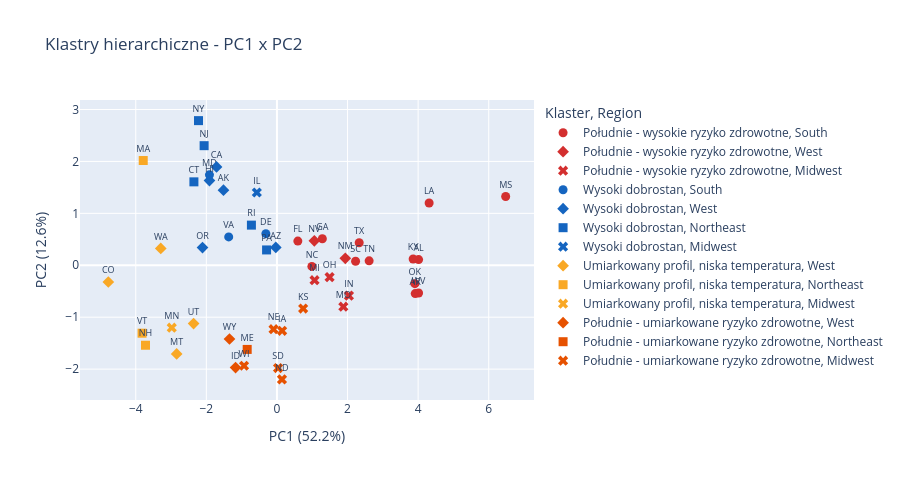

The cell this chart's notebook holds for it:
### Code cell
df_pca["Klaster"] = df_state["Klaster"].values

fig1 = px.scatter(
    df_pca,
    x="PC1",
    y="PC2",
    text="LocationAbbr",
    color="Klaster",
    color_discrete_map=CLUSTER_PALETTE,
    symbol="Region",
    hover_data={"LocationDesc": True, "Obesity": ":.1f", "NoActivity": ":.1f"},
    labels={
        "PC1": f"PC1 ({explained[0]*100:.1f}%)",
        "PC2": f"PC2 ({explained[1]*100:.1f}%)",
    },
    title="Klastry hierarchiczne - PC1 x PC2",
)
fig1.update_traces(textposition="top center", textfont_size=9, marker_size=9)
fig1.update_layout(height=480)
fig1.show()

### Figure 1 — Plotly figure (JSON) as saved in the notebook; plotly's stock layout.template omitted (floating-point values rounded to 4 significant figures)
{"data": [{"customdata": [["Alabama", 36.15, 31.1], ["Arkansas", 37.25, 31.1], ["Florida", 28.85, 26.65], ["Georgia", 32.8, 27.05], ["Kentucky", 36.55, 32.6], ["Louisiana", 36.35, 31.35], ["Mississippi", 40.15, 34.85], ["North Carolina", 33.5, 25.1], ["Oklahoma", 35.8, 30.6], ["South Carolina", 34.85, 27.75], ["Tennessee", 35.45, 30.5], ["Texas", 34.4, 26.4], ["West Virginia", 39.6, 29.7]], "hovertemplate": "Klaster=Południe - wysokie ryzyko zdrowotne<br>Region=South<br>PC1 (52.2%)=%{x}<br>PC2 (12.6%)=%{y}<br>LocationAbbr=%{text}<br>LocationDesc=%{customdata[0]}<br>Obesity=%{customdata[1]:.1f}<br>NoActivity=%{customdata[2]:.1f}<extra></extra>", "legendgroup": "Południe - wysokie ryzyko zdrowotne, South", "marker": {"color": "#D32F2F", "size": 9, "symbol": "circle"}, "mode": "markers+text", "name": "Południe - wysokie ryzyko zdrowotne, South", "orientation": "v", "showlegend": true, "text": ["AL", "AR", "FL", "GA", "KY", "LA", "MS", "NC", "OK", "SC", "TN", "TX", "WV"], "textfont": {"size": 9}, "textposition": "top center", "type": "scatter", "x": [4.013, 3.918, 0.5918, 1.286, 3.859, 4.311, 6.48, 0.9895, 3.908, 2.227, 2.611, 2.33, 4.013], "xaxis": "x", "y": [0.11, -0.5454, 0.4657, 0.5112, 0.1211, 1.199, 1.325, -0.02171, -0.3533, 0.07832, 0.0858, 0.4332, -0.5328], "yaxis": "y"}, {"customdata": [["Nevada", 30.05, 25.4], ["New Mexico", 32, 23.8]], "hovertemplate": "Klaster=Południe - wysokie ryzyko zdrowotne<br>Region=West<br>PC1 (52.2%)=%{x}<br>PC2 (12.6%)=%{y}<br>LocationAbbr=%{text}<br>LocationDesc=%{customdata[0]}<br>Obesity=%{customdata[1]:.1f}<br>NoActivity=%{customdata[2]:.1f}<extra></extra>", "legendgroup": "Południe - wysokie ryzyko zdrowotne, West", "marker": {"color": "#D32F2F", "size": 9, "symbol": "diamond"}, "mode": "markers+text", "name": "Południe - wysokie ryzyko zdrowotne, West", "orientation": "v", "showlegend": true, "text": ["NV", "NM"], "textfont": {"size": 9}, "textposition": "top center", "type": "scatter", "x": [1.059, 1.936], "xaxis": "x", "y": [0.4712, 0.1344], "yaxis": "y"}, {"customdata": [["Indiana", 34.7, 29.15], ["Michigan", 34.5, 24.6], ["Missouri", 34.9, 28.35], ["Ohio", 34.4, 26.85]], "hovertemplate": "Klaster=Południe - wysokie ryzyko zdrowotne<br>Region=Midwest<br>PC1 (52.2%)=%{x}<br>PC2 (12.6%)=%{y}<br>LocationAbbr=%{text}<br>LocationDesc=%{customdata[0]}<br>Obesity=%{customdata[1]:.1f}<br>NoActivity=%{customdata[2]:.1f}<extra></extra>", "legendgroup": "Południe - wysokie ryzyko zdrowotne, Midwest", "marker": {"color": "#D32F2F", "size": 9, "symbol": "x"}, "mode": "markers+text", "name": "Południe - wysokie ryzyko zdrowotne, Midwest", "orientation": "v", "showlegend": true, "text": ["IN", "MI", "MO", "OH"], "textfont": {"size": 9}, "textposition": "top center", "type": "scatter", "x": [2.039, 1.065, 1.881, 1.491], "xaxis": "x", "y": [-0.5845, -0.2876, -0.7974, -0.2287], "yaxis": "y"}, {"customdata": [["Delaware", 33.95, 26.7], ["Maryland", 31.6, 23.15], ["Virginia", 31.15, 23.65]], "hovertemplate": "Klaster=Wysoki dobrostan<br>Region=South<br>PC1 (52.2%)=%{x}<br>PC2 (12.6%)=%{y}<br>LocationAbbr=%{text}<br>LocationDesc=%{customdata[0]}<br>Obesity=%{customdata[1]:.1f}<br>NoActivity=%{customdata[2]:.1f}<extra></extra>", "legendgroup": "Wysoki dobrostan, South", "marker": {"color": "#1565C0", "size": 9, "symbol": "circle"}, "mode": "markers+text", "name": "Wysoki dobrostan, South", "orientation": "v", "showlegend": true, "text": ["DE", "MD", "VA"], "textfont": {"size": 9}, "textposition": "top center", "type": "scatter", "x": [-0.3132, -1.912, -1.367], "xaxis": "x", "y": [0.6087, 1.741, 0.5464], "yaxis": "y"}, {"customdata": [["Alaska", 30, 20.65], ["Arizona", 30.45, 23.1], ["California", 26, 21.7], ["Hawaii", 24.95, 22.15], ["Oregon", 29.45, 21.6]], "hovertemplate": "Klaster=Wysoki dobrostan<br>Region=West<br>PC1 (52.2%)=%{x}<br>PC2 (12.6%)=%{y}<br>LocationAbbr=%{text}<br>LocationDesc=%{customdata[0]}<br>Obesity=%{customdata[1]:.1f}<br>NoActivity=%{customdata[2]:.1f}<extra></extra>", "legendgroup": "Wysoki dobrostan, West", "marker": {"color": "#1565C0", "size": 9, "symbol": "diamond"}, "mode": "markers+text", "name": "Wysoki dobrostan, West", "orientation": "v", "showlegend": true, "text": ["AK", "AZ", "CA", "HI", "OR"], "textfont": {"size": 9}, "textposition": "top center", "type": "scatter", "x": [-1.515, -0.03294, -1.711, -1.912, -2.109], "xaxis": "x", "y": [1.447, 0.3437, 1.894, 1.631, 0.3402], "yaxis": "y"}, {"customdata": [["Connecticut", 28.25, 22.95], ["New Jersey", 25.7, 28.5], ["New York", 27.35, 25.5], ["Pennsylvania", 32.05, 24.8], ["Rhode Island", 28.85, 25.9]], "hovertemplate": "Klaster=Wysoki dobrostan<br>Region=Northeast<br>PC1 (52.2%)=%{x}<br>PC2 (12.6%)=%{y}<br>LocationAbbr=%{text}<br>LocationDesc=%{customdata[0]}<br>Obesity=%{customdata[1]:.1f}<br>NoActivity=%{customdata[2]:.1f}<extra></extra>", "legendgroup": "Wysoki dobrostan, Northeast", "marker": {"color": "#1565C0", "size": 9, "symbol": "square"}, "mode": "markers+text", "name": "Wysoki dobrostan, Northeast", "orientation": "v", "showlegend": true, "text": ["CT", "NJ", "NY", "PA", "RI"], "textfont": {"size": 9}, "textposition": "top center", "type": "scatter", "x": [-2.352, -2.063, -2.223, -0.2938, -0.7235], "xaxis": "x", "y": [1.607, 2.303, 2.786, 0.2956, 0.7733], "yaxis": "y"}, {"customdata": [["Illinois", 31.7, 25.1]], "hovertemplate": "Klaster=Wysoki dobrostan<br>Region=Midwest<br>PC1 (52.2%)=%{x}<br>PC2 (12.6%)=%{y}<br>LocationAbbr=%{text}<br>LocationDesc=%{customdata[0]}<br>Obesity=%{customdata[1]:.1f}<br>NoActivity=%{customdata[2]:.1f}<extra></extra>", "legendgroup": "Wysoki dobrostan, Midwest", "marker": {"color": "#1565C0", "size": 9, "symbol": "x"}, "mode": "markers+text", "name": "Wysoki dobrostan, Midwest", "orientation": "v", "showlegend": true, "text": ["IL"], "textfont": {"size": 9}, "textposition": "top center", "type": "scatter", "x": [-0.5696], "xaxis": "x", "y": [1.402], "yaxis": "y"}, {"customdata": [["Colorado", 23.4, 17.55], ["Montana", 27.6, 21.2], ["Utah", 28.5, 18], ["Washington", 28.5, 18.4]], "hovertemplate": "Klaster=Umiarkowany profil, niska temperatura<br>Region=West<br>PC1 (52.2%)=%{x}<br>PC2 (12.6%)=%{y}<br>LocationAbbr=%{text}<br>LocationDesc=%{customdata[0]}<br>Obesity=%{customdata[1]:.1f}<br>NoActivity=%{customdata[2]:.1f}<extra></extra>", "legendgroup": "Umiarkowany profil, niska temperatura, West", "marker": {"color": "#F9A825", "size": 9, "symbol": "diamond"}, "mode": "markers+text", "name": "Umiarkowany profil, niska temperatura, West", "orientation": "v", "showlegend": true, "text": ["CO", "MT", "UT", "WA"], "textfont": {"size": 9}, "textposition": "top center", "type": "scatter", "x": [-4.777, -2.841, -2.361, -3.292], "xaxis": "x", "y": [-0.3221, -1.707, -1.123, 0.3257], "yaxis": "y"}, {"customdata": [["Massachusetts", 25.45, 24.4], ["New Hampshire", 30.7, 21.6], ["Vermont", 27.05, 19.45]], "hovertemplate": "Klaster=Umiarkowany profil, niska temperatura<br>Region=Northeast<br>PC1 (52.2%)=%{x}<br>PC2 (12.6%)=%{y}<br>LocationAbbr=%{text}<br>LocationDesc=%{customdata[0]}<br>Obesity=%{customdata[1]:.1f}<br>NoActivity=%{customdata[2]:.1f}<extra></extra>", "legendgroup": "Umiarkowany profil, niska temperatura, Northeast", "marker": {"color": "#F9A825", "size": 9, "symbol": "square"}, "mode": "markers+text", "name": "Umiarkowany profil, niska temperatura, Northeast", "orientation": "v", "showlegend": true, "text": ["MA", "NH", "VT"], "textfont": {"size": 9}, "textposition": "top center", "type": "scatter", "x": [-3.788, -3.724, -3.821], "xaxis": "x", "y": [2.017, -1.54, -1.308], "yaxis": "y"}, {"customdata": [["Minnesota", 30.1, 20.2]], "hovertemplate": "Klaster=Umiarkowany profil, niska temperatura<br>Region=Midwest<br>PC1 (52.2%)=%{x}<br>PC2 (12.6%)=%{y}<br>LocationAbbr=%{text}<br>LocationDesc=%{customdata[0]}<br>Obesity=%{customdata[1]:.1f}<br>NoActivity=%{customdata[2]:.1f}<extra></extra>", "legendgroup": "Umiarkowany profil, niska temperatura, Midwest", "marker": {"color": "#F9A825", "size": 9, "symbol": "x"}, "mode": "markers+text", "name": "Umiarkowany profil, niska temperatura, Midwest", "orientation": "v", "showlegend": true, "text": ["MN"], "textfont": {"size": 9}, "textposition": "top center", "type": "scatter", "x": [-2.98], "xaxis": "x", "y": [-1.202], "yaxis": "y"}, {"customdata": [["Idaho", 28.95, 22.15], ["Wyoming", 29.35, 23.15]], "hovertemplate": "Klaster=Południe - umiarkowane ryzyko zdrowotne<br>Region=West<br>PC1 (52.2%)=%{x}<br>PC2 (12.6%)=%{y}<br>LocationAbbr=%{text}<br>LocationDesc=%{customdata[0]}<br>Obesity=%{customdata[1]:.1f}<br>NoActivity=%{customdata[2]:.1f}<extra></extra>", "legendgroup": "Południe - umiarkowane ryzyko zdrowotne, West", "marker": {"color": "#E65100", "size": 9, "symbol": "diamond"}, "mode": "markers+text", "name": "Południe - umiarkowane ryzyko zdrowotne, West", "orientation": "v", "showlegend": true, "text": ["ID", "WY"], "textfont": {"size": 9}, "textposition": "top center", "type": "scatter", "x": [-1.172, -1.345], "xaxis": "x", "y": [-1.97, -1.42], "yaxis": "y"}, {"customdata": [["Maine", 31.05, 26.3]], "hovertemplate": "Klaster=Południe - umiarkowane ryzyko zdrowotne<br>Region=Northeast<br>PC1 (52.2%)=%{x}<br>PC2 (12.6%)=%{y}<br>LocationAbbr=%{text}<br>LocationDesc=%{customdata[0]}<br>Obesity=%{customdata[1]:.1f}<br>NoActivity=%{customdata[2]:.1f}<extra></extra>", "legendgroup": "Południe - umiarkowane ryzyko zdrowotne, Northeast", "marker": {"color": "#E65100", "size": 9, "symbol": "square"}, "mode": "markers+text", "name": "Południe - umiarkowane ryzyko zdrowotne, Northeast", "orientation": "v", "showlegend": true, "text": ["ME"], "textfont": {"size": 9}, "textposition": "top center", "type": "scatter", "x": [-0.8431], "xaxis": "x", "y": [-1.62], "yaxis": "y"}, {"customdata": [["Iowa", 34.6, 24.7], ["Kansas", 34.8, 24.8], ["Nebraska", 34.1, 25.35], ["North Dakota", 34.95, 25.15], ["South Dakota", 31.55, 27], ["Wisconsin", 33.1, 22.5]], "hovertemplate": "Klaster=Południe - umiarkowane ryzyko zdrowotne<br>Region=Midwest<br>PC1 (52.2%)=%{x}<br>PC2 (12.6%)=%{y}<br>LocationAbbr=%{text}<br>LocationDesc=%{customdata[0]}<br>Obesity=%{customdata[1]:.1f}<br>NoActivity=%{customdata[2]:.1f}<extra></extra>", "legendgroup": "Południe - umiarkowane ryzyko zdrowotne, Midwest", "marker": {"color": "#E65100", "size": 9, "symbol": "x"}, "mode": "markers+text", "name": "Południe - umiarkowane ryzyko zdrowotne, Midwest", "orientation": "v", "showlegend": true, "text": ["IA", "KS", "NE", "ND", "SD", "WI"], "textfont": {"size": 9}, "textposition": "top center", "type": "scatter", "x": [0.1469, 0.7419, -0.09662, 0.1425, 0.03115, -0.9322], "xaxis": "x", "y": [-1.261, -0.8329, -1.231, -2.197, -1.979, -1.934], "yaxis": "y"}], "layout": {"height": 480, "legend": {"title": {"text": "Klaster, Region"}, "tracegroupgap": 0}, "title": {"text": "Klastry hierarchiczne - PC1 x PC2"}, "xaxis": {"anchor": "y", "domain": [0, 1], "title": {"text": "PC1 (52.2%)"}}, "yaxis": {"anchor": "x", "domain": [0, 1], "title": {"text": "PC2 (12.6%)"}}}}
